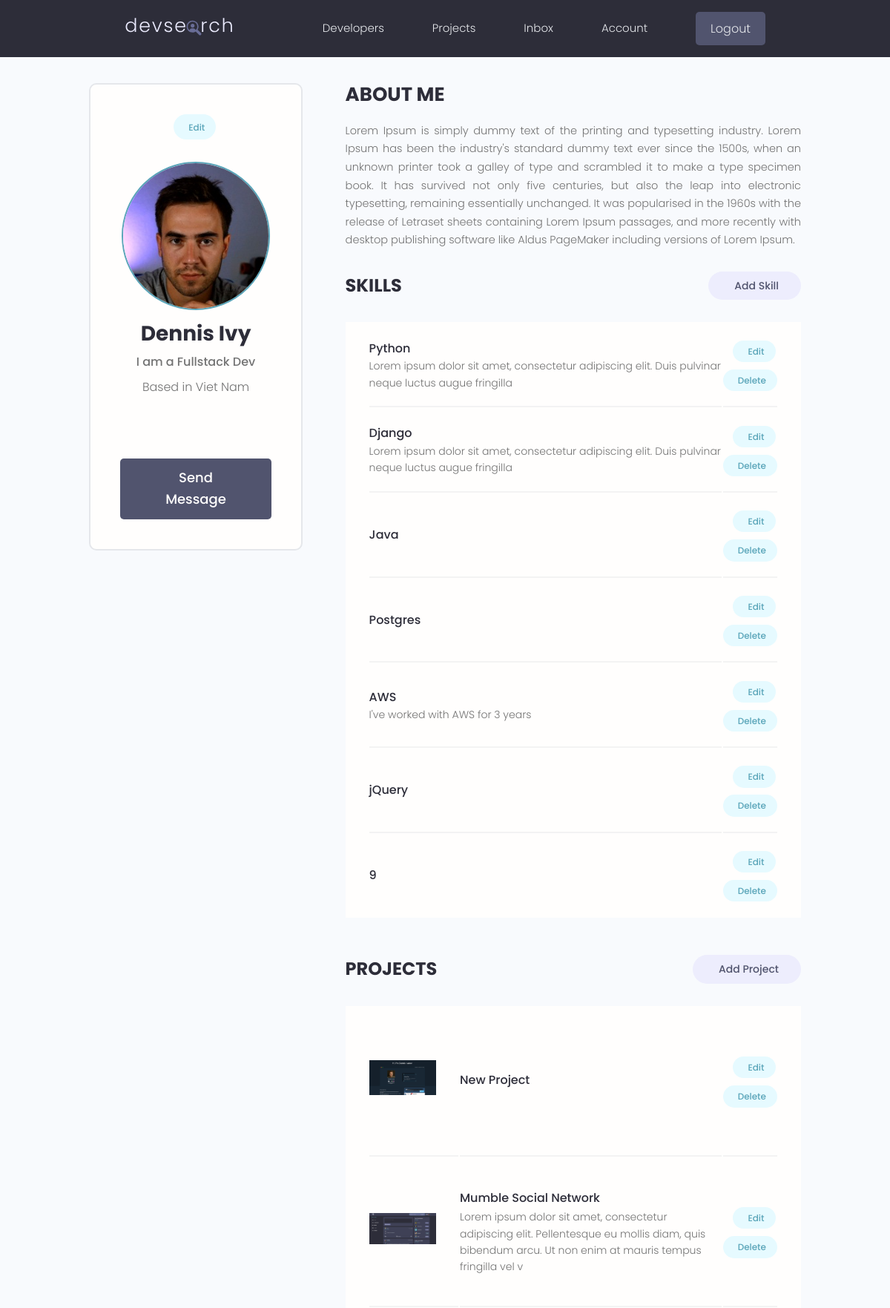
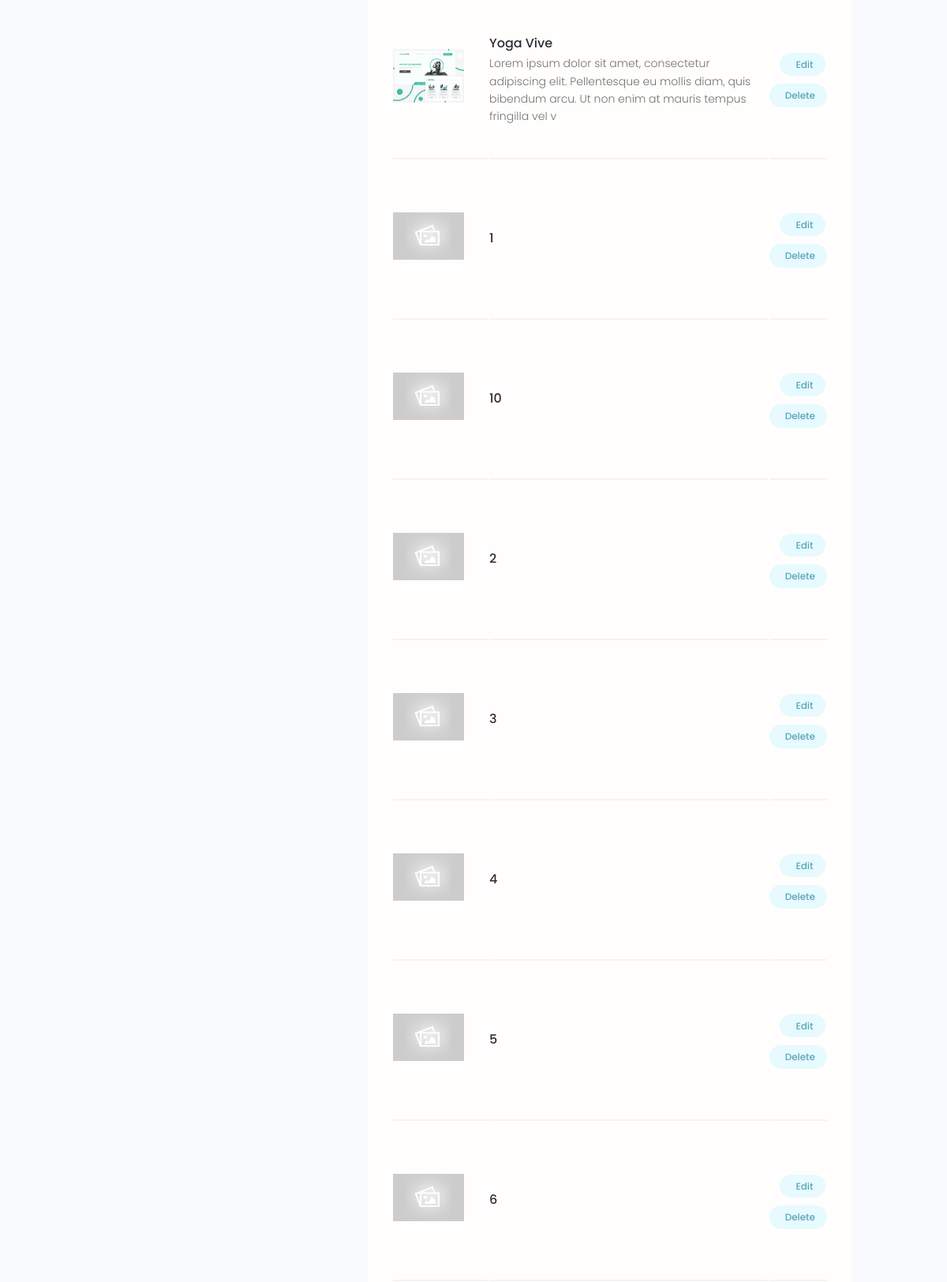
/account/ (signed in, upper part), run on the app's committed database (2 pictures, top to bottom).
### users/models.py (models this page shows, shortened)
class Profile(models.Model):
    user = models.OneToOneField(User, on_delete=models.CASCADE, null=True, blank=True)
    name = models.CharField(max_length=200, blank=True, null=True)
    email = models.EmailField(max_length=500, blank=True,null=True)
    username = models.CharField(max_length=200, blank=True, null=True)
    location = models.CharField(max_length=200, blank=True, null=True)
    short_intro = models.CharField(max_length=500, blank=True, null=True)
    bio = models.TextField(blank=True, null=True)
    profile_image = models.ImageField(blank=True, null=True, upload_to='profiles/', default='profiles/user-default.png' )
    social_github = models.CharField(max_length=200, blank=True, null=True)
    social_twitter = models.CharField(max_length=200, blank=True, null=True)
    social_linkedin = models.CharField(max_length=200, blank=True, null=True)
    social_youtube = models.CharField(max_length=200, blank=True, null=True)
    social_website = models.CharField(max_length=200, blank=True, null=True)
    created = models.DateTimeField(auto_now_add=True)
    id = models.UUIDField(default=uuid.uuid4, unique=True, primary_key=True, editable=False)

class Skill(models.Model):
    owner =  models.ForeignKey(Profile, on_delete=models.CASCADE, null=True)
    name = models.CharField(max_length= 200,null=True, blank=True)
    description = models.TextField(null=True, blank=True)
    created = models.DateTimeField(auto_now_add=True)
    id = models.UUIDField(default=uuid.uuid4, unique=True, primary_key=True, editable=False)
    def __str__(self):
        return str(self.name)

### projects/models.py (models this page shows, shortened)
class Project(models.Model):
    owner = models.ForeignKey(Profile, null=True, blank=True, on_delete=models.SET_NULL)
    title = models.CharField(max_length=200)
    description = models.TextField(null=True, blank=True)
    featured_image = models.ImageField(null=True, blank=True, default = "default.jpg")
    demo_link = models.CharField(max_length=2000, null=True, blank=True)
    source_link = models.CharField(max_length=2000, null=True, blank=True)
    tags = models.ManyToManyField('Tag', blank=True)
    vote_total = models.IntegerField(default=0, null=True, blank=True)
    vote_ratio = models.IntegerField(default=0, null=True, blank=True)
    created = models.DateTimeField(auto_now_add=True)
    id = models.UUIDField(default=uuid.uuid4, unique=True, primary_key=True, editable=False)
    class Meta:
        ordering = ['-vote_ratio','-vote_total', 'title']

### users/views.py (the view)
# urls.py: path('account/',views.userAccount, name='account'),
@login_required(login_url='login')
def userAccount(request):
    profile = request.user.profile
    skills = profile.skill_set.all()
    projects = profile.project_set.all()
    context = {'profile':profile,'skills':skills,'projects':projects}
    return render(request, 'users/account.html', context)

### users/templates/users/account.html (shortened to what this page needs)
{% extends "main.html" %}
{%load static%}
{%block content%}
  <main class="settingsPage profile my-md">
    <div class="container">
      <div class="layout">
        <div class="column column--1of3">
          <div class="card text-center">
            <div class="card__body dev">
              <a class="tag tag--pill tag--main settings__btn" href="{%url 'edit-account'%}"> Edit</a>
              <img class="avatar avatar--xl dev__avatar" src="{{profile.profile_image.url}}" />
              <h2 class="dev__name">{{profile.name}}</h2>
              <p class="dev__title">{{profile.short_intro}}</p>
              <p class="dev__location">Based in {{profile.location}}</p>
              <ul class="dev__social">
              </ul>
              <a href="#" class="btn btn--sub btn--lg">Send Message </a>
            </div>
          </div>
        </div>
        <div class="column column--2of3">
          <div class="devInfo">
            <h3 class="devInfo__title">About Me</h3>
            <p class="devInfo__about">{{profile.bio}}</p>
          </div>
          <div class="settings">
            <h3 class="settings__title">Skills</h3>
            <a class="tag tag--pill tag--sub settings__btn tag--lg" href="{%url 'create-skill'%}"> Add Skill</a>
          </div>
          <table class="settings__table">
            {%for skill in skills%}
            <tr>
              <td class="settings__tableInfo">
                <h4>{{skill}}</h4>
                <p>{{skill.description|slice:"100"}}</p>
              </td>
              <td class="settings__tableActions">
                <a class="tag tag--pill tag--main settings__btn" href="{%url 'update-skill' skill.id%}"> Edit</a>
                <a class="tag tag--pill tag--main settings__btn" href="{%url 'delete-skill' skill.id%}?next=/account">
                  Delete</a>
              </td>
            </tr>
            {%endfor%}
          </table>
          <div class="settings">
            <h3 class="settings__title">Projects</h3>
            <a class="tag tag--pill tag--sub settings__btn tag--lg" href="{%url 'createProject'%}"> Add Project</a>
          </div>
          <table class="settings__table">
            {%for project in projects%}
            <tr>
              <td class="settings__thumbnail">
                <a href="{%url 'project' project.id%}"><img src="{{project.featured_image.url}}" alt="Project Thumbnail" /></a>
              </td>
              <td class="settings__tableInfo">
                <a href="{%url 'project' project.id%}">{{project.title}}</a>
                <p>{{project.description|slice:"150"}}</p>
              </td>
              <td class="settings__tableActions">
                <a class="tag tag--pill tag--main settings__btn" href="{%url 'update-project' project.id%}"> Edit</a>
                <a class="tag tag--pill tag--main settings__btn" href="{%url 'delete-project' project.id%}?next=/account"> Delete</a>
              </td>
            </tr>
            {%endfor%}
          </table>
        </div>
      </div>
    </div>
  </main>
{%endblock%}

### static/styles/app.css (style rules this page uses)
:root { --color-sub: #2d2d39; }
.btn--sub { background-color: var(--color-sub-light); }
.card { border: 2px solid var(--color-light); }
img { width: 100%; }
.profile .card > .dev { padding: 4rem; }
.dev__avatar { display: block; margin: auto; }
.dev__name { color: var(--color-sub); font-size: 2.8rem; font-weight: 700; margin-top: 1rem; margin-bottom: 0.5rem; }
.dev__title { font-size: 1.6rem; font-weight: 500; line-height: 1.3; }
.dev__location { margin-top: 1rem; }
.dev__social { margin: 3rem 0; list-style: none; display: flex; justify-content: center; gap: 1.5rem; }
.devInfo { margin-bottom: 3rem; }
.devInfo__title, .devInfo__subtitle { font-size: 2.6rem; color: var(--color-sub); text-transform: uppercase; font-weight: 700; margin-bottom: 1.5rem; }
.devInfo__about, .devSkill__info { font-size: 1.45rem; line-height: 1.7; text-align: justify; }
.settingsPage .dev > .settings__btn { display: inline-block; margin-bottom: 3rem; }
.settings { display: flex; justify-content: space-between; align-items: center; }
.settings__title { font-size: 2.4rem; text-transform: uppercase; font-weight: 700; color: var(--color-sub); }
.settings__table { margin-top: 3rem; margin-bottom: 5rem; padding: 0 3rem; background: var(--color-white); }
.settings__table tr { width: 100%; }
.settings__table tr > td { padding: 2rem 0; }
.settings__table tr:not(:last-child) td { border-bottom: 2px solid var(--color-white-light); }
.settings__thumbnail { width: 23%; min-width: 10rem; }
.settings__thumbnail img { padding-right: 3rem; height: 15rem; object-fit: contain; }
.settings__tableInfo { width: 100%; }
.settings__tableInfo h4, .settings__tableInfo a { padding-right: 1rem; width: auto; font-size: 1.6rem; font-weight: 500; color: var(--color-sub); }
.settings__tableInfo p { font-size: 1.4rem; }
.settings__tableActions { text-align: right; }

### static/uikit/styles/modules/_variables.css (style rules this page uses)
:root { --color-main: #5aa5b9; --color-main-light: #e6faff; --color-sub: #3f4156; --color-sub-light: #51546e; --color-sub-lighter: #ededfd; --color-text: #737373; --color-gray: #8b8b8b; --color-light: #e5e7eb; --color-light-gray: #767676; --color-bg: #f8fafd; --color-white: #fffefd; --color-white-light: #f3f3f3; --color-success: #359e64; --color-success-bg: #def8e8; --color-error: #fc4b0b; --color-error-bg: #fff2ee; --font-base: 'Poppins', arial, helvetica, 'Segoe UI', roboto, ubuntu, sans-serif; --font-monospace: 'Fira Code', 'Courier New', courier, monospace; --font-regular: 300; --font-medium: 500; --font-bold: 700; --generic-shadow: 1px 1px 5px #00000010; --generic-transition: all 0.3s ease-in-out; }

### static/uikit/styles/modules/_base.css (style rules this page uses)
* { margin: 0; padding: 0; box-sizing: border-box; text-rendering: optimizeLegibility; color: inherit; font-size: inherit; }
html { font-size: 50%; }
@media only screen and (min-width: 480px) { html { font-size: 56.25%; } }
@media only screen and (min-width: 1200px) { html { font-size: 62.5%; } }
body { line-height: 1.6; font-weight: 400; font-size: 1.5rem; color: var(--color-text); background-color: var(--color-bg); min-height: 100vh; }

### static/uikit/styles/modules/_typography.css (style rules this page uses)
* { font-family: var(--font-base); }
h2 { font-size: 3.6rem; font-weight: var(--font-bold); }
h3 { font-size: 3.2rem; font-weight: var(--font-medium); }
h4 { font-size: 2.8rem; font-weight: var(--font-medium); }
p, span, strong { font-size: 1.6rem; color: var(--color-text); font-weight: var(--font-regular); }
a { padding-bottom: 2px; text-decoration: none; display: inline-block; color: var(--color-main); font-weight: var(--font-medium); }

### static/uikit/styles/modules/_utilities.css (style rules this page uses)
.container { width: 92%; max-width: 165rem; margin: 0 auto; box-sizing: border-box; }
@media screen and (min-width: 1000px) { .container { width: 90%; } }
@media screen and (min-width: 1200px) { .container { width: 80%; } }
.text-center { text-align: center; }
.my-md { margin: 3rem auto; }

### static/uikit/styles/modules/_avatar.css (style rules this page uses)
.avatar { border-radius: 50%; border: 2px solid var(--color-main); object-fit: cover; }
.avatar--xl { height: 20rem; width: 20rem; }

### static/uikit/styles/modules/_card.css (style rules this page uses)
.card { border-radius: 1rem; background-color: var(--color-white); border: 1.5px solid var(--color-light); width: auto; height: auto; margin-top: 0.5rem; margin-bottom: 0.5rem; overflow: hidden; }
.card__body, .card__header { padding: 2rem 2.5rem; }

### static/uikit/styles/modules/_layout.css (style rules this page uses)
.layout { display: flex; flex-flow: row wrap; justify-content: space-between; }
.layout > .column { margin-bottom: 3rem; }
.layout > .column.column--1of3 { flex-basis: 30%; }
.layout > .column.column--2of3 { flex-basis: 64%; }

### data on the page
Profile: profile_image (picture), name "Dennis Ivy", short_intro "I am a Fullstack Dev", location "Viet Nam", bio "Lorem Ipsum is simply dummy text of the printing and typesetting industry. Lorem Ipsum has been the industry's standard dummy text ever since the 1500s, when an unknown printer took a galley of type and scrambled it to make a type specimen book. It has survived not only five centuries, but also the leap into electronic typesetting, remaining essentially unchanged. It was popularised in the 1960s with the release of Letraset sheets containing Lorem Ipsum passages, and more recently with desktop publishing software like Aldus PageMaker including versions of Lorem Ipsum."
Skill: name "Python", description "Lorem ipsum dolor sit amet, consectetur adipiscing elit. Duis pulvinar neque luctus augue fringilla"
Skill: name "Django", description "Lorem ipsum dolor sit amet, consectetur adipiscing elit. Duis pulvinar neque luctus augue fringilla"
Skill: name "Java"
Skill: name "Postgres"
Skill: name "AWS", description "I've worked with AWS for 3 years"
Skill: name "jQuery"
Skill: name "9"
Project: featured_image (picture), title "New Project"
Project: featured_image (picture), title "Mumble Social Network", description "Lorem ipsum dolor sit amet, consectetur adipiscing elit. Pellentesque eu mollis diam, quis bibendum arcu. Ut non enim at mauris tempus fringilla vel v"
Project: featured_image (picture), title "Yoga Vive", description "Lorem ipsum dolor sit amet, consectetur adipiscing elit. Pellentesque eu mollis diam, quis bibendum arcu. Ut non enim at mauris tempus fringilla vel v"
Project: featured_image (placeholder picture), title "1"
Project: featured_image (placeholder picture), title "10"
Project: featured_image (placeholder picture), title "2"
Project: featured_image (placeholder picture), title "3"
Project: featured_image (placeholder picture), title "4"
Project: featured_image (placeholder picture), title "5"
Project: featured_image (placeholder picture), title "6"
